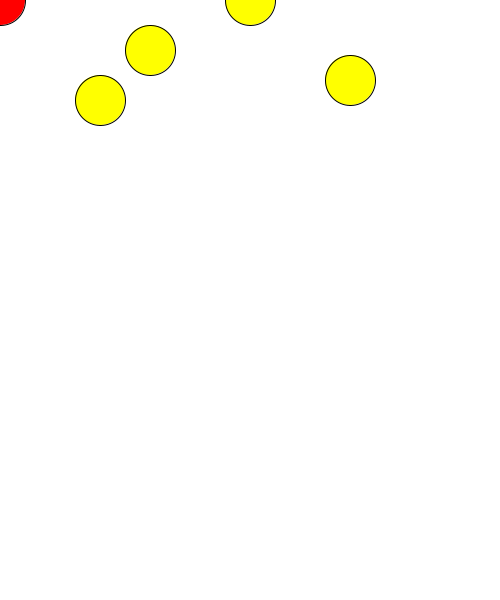
Frame 1 (no input)
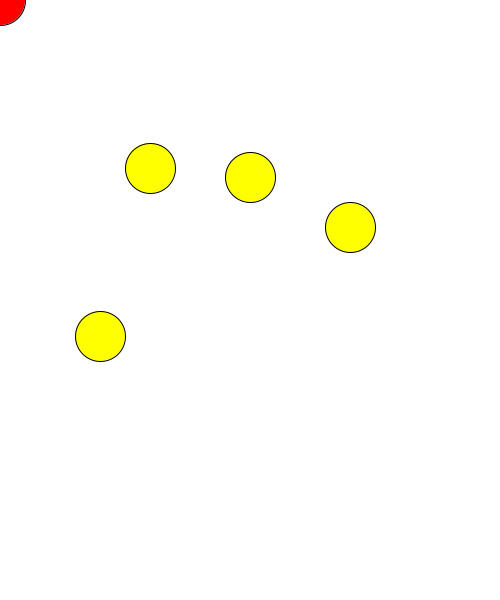
Frame 60 (the mouse pressed at the canvas centre just before this capture)
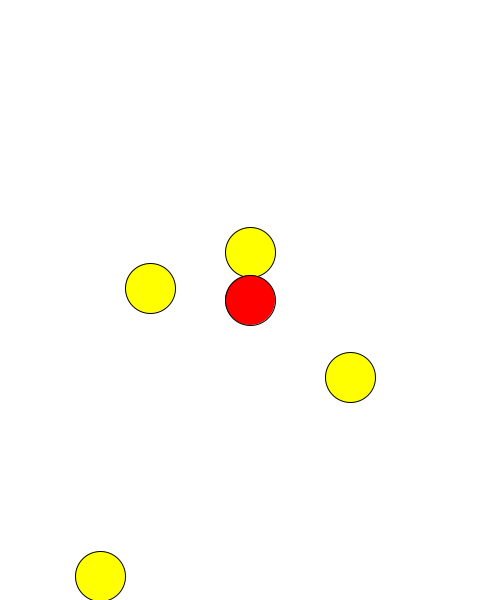
Frame 120 (the mouse held since frame 60 and released just before this capture)

The Processing sketch that drew these frames (run headless with seeded random() and noise(); from frame 60 on, the mouse is pressed at the canvas centre):

// Processing sketch: week11_02_1_mouse_touch_the_ellipse
// ── week11_02_1_mouse_touch_the_ellipse.pde
//Step02-1:mouse碰到球，可得分
float []x={250,150,350,100};
float []y={0,50,80,100};
float []vx={0,0,0,0};
float []vy={3,2,2.5,4};
void setup()
{
  size(500,600);
}
void draw(){
  background(255);
  for(int i=0; i<4; i++)
  {
    fill(255,255,0);ellipse(x[i],y[i],50,50);
    if(dist(mouseX,mouseY,x[i],y[i])<=50){
      continue;
    }
    y[i]= y[i] + vy[i];//vy是速度
    if(y[i]>600) vy[i]= -vy[i];//撞到下方
    if(y[i]<0) vy[i]= -vy[i];//撞到上方
  }
  fill(255,0,0);ellipse(mouseX,mouseY,50,50);
}
